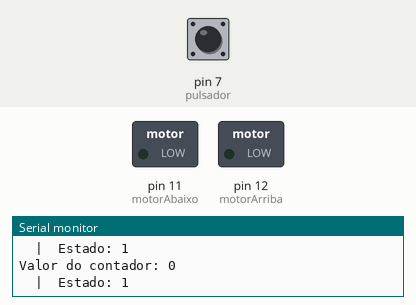
Simulated run of this sketch. Board: Arduino Uno, built with avr-gcc and run on an emulated ATmega328P. Parts: switched loads named in the sketch (green lamp = pin HIGH), the last lines printed to the serial monitor. Inputs (shaded band) come from the test bench; at power-on: pin 7 (pulsador) LOW.

Above: at 1.2 s.
1.3 s: pin 7 (pulsador) pulled HIGH for 0.15 s
At 2.6 s:
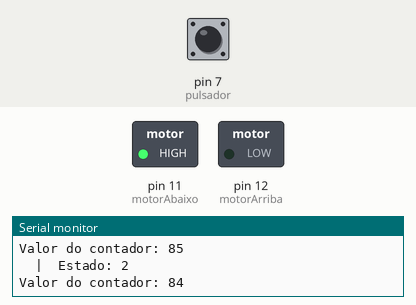
2.9 s: pin 7 (pulsador) pulled HIGH for 1 s
At 4.8 s:
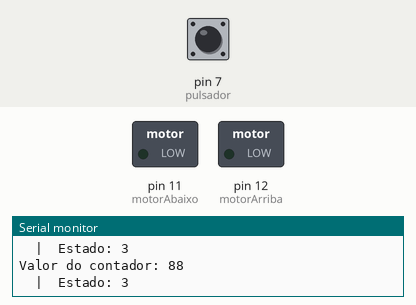
5.4 s: pin 7 (pulsador) pulled HIGH for 0.15 s
At 6.7 s:
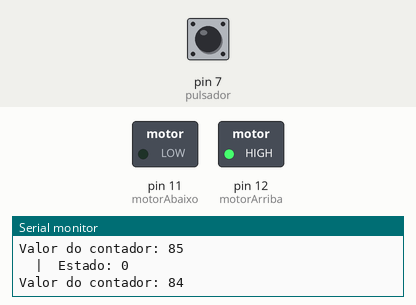
7.0 s: pin 7 (pulsador) pulsed HIGH 5 times (0.12 s each, 0.3 s apart)
At 8.8 s:
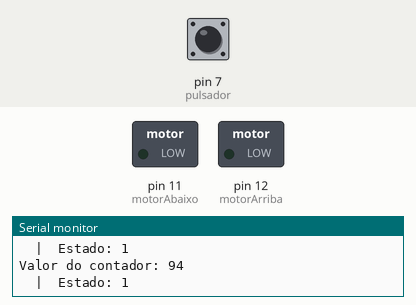
Timing chart, 0 to 10.3 s (numbered marks = the images above; inputs shaded):
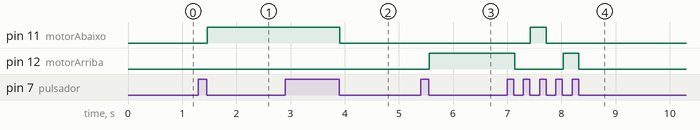

The sketch:

xanela02.ino
```cpp
/*
Programa para simular a función dunha fiestra de automóvil, de maneira
simplificada. O pulsador acciona o motor de subida ao ser premido.Unha
segunda pulsación fai que se pare o motor de subida; unha terceira
pulsación fai que se accione o motor de baixada e unha cuarta pulsación fai
que se volva a parar.O percorrido do motor son 7 segundos.

Na segunda parte do problema (práctica 21) temos que forzar que o pulsador
teña tres estado (ARRIBA, PARADA e ABAIXO) e que despois de cada accionamento
do pulsador, pase por 0 ou parada.

Entrada: Pulsador (dixital)
Saídas: Relé (2x dixital)

Autor: Daniel Vilas
Data: Febreiro de 2023
*/

#define motorArriba 12
#define motorAbaixo 11
#define pulsador    7

  int estado =  1;   //Práctica 21; pode tomar valores: 0,1,2,3
  int contador = 0; //Contador para o número de impulsos ao motor

void setup() {
  pinMode(motorArriba, OUTPUT);
  pinMode(motorAbaixo, OUTPUT);
  pinMode(pulsador, INPUT);

  Serial.begin(9600);
}

void loop() {
  //Lectura do pulsador
  if(digitalRead(pulsador)) {
    estado = (++estado) % 4; //Actualización de `estado´ para estar entre 0 e 3
 //   estado++;
 //   if(estado > 3) {
 //     estado = 0;
 //  }
    contador = 100;
    while(digitalRead(pulsador)) {
      delay(20);
    }
  }
  //Fin de lectura do pulsador

  Serial.print("Valor do contador: ");
  Serial.println(contador);
  Serial.print("  |  Estado: ");
  Serial.println(estado);

  //Accionamento dos motores
  if(contador > 0){               //Conta número de impulsos ao motor
    if(estado == 0){
      digitalWrite(motorArriba, HIGH);
      digitalWrite(motorAbaixo, LOW);
      delay(70);
      contador--;
    }
    else if(estado == 2) {
      digitalWrite(motorArriba, LOW);
      digitalWrite(motorAbaixo, HIGH);
      delay(70);
      contador--;
    }
    else {
      digitalWrite(motorArriba, LOW);
      digitalWrite(motorAbaixo, LOW);
      delay(70);
      contador--;
    }
  }
  else{               //Se non está o motor accionado, lee botón 10 veces/s
    digitalWrite(motorArriba, LOW);
    digitalWrite(motorAbaixo, LOW);
    delay(100);
  }
  //Fin de accionamento dos motores
  //delay(80);
}
```

Measured:
- after the input at 1.3 s, pin 11 (motorAbaixo): LOW → HIGH after 0.17 s
- after the input at 2.9 s, pin 11 (motorAbaixo): HIGH → LOW after 1.0 s
- after the input at 5.4 s, pin 12 (motorArriba): LOW → HIGH after 0.16 s
- after the input at 7.0 s, pin 11 (motorAbaixo): LOW → HIGH after 0.43 s, → LOW 0.29 s later; pin 12 (motorArriba): HIGH → LOW after 0.14 s, → HIGH 0.89 s later, → LOW 0.29 s later
